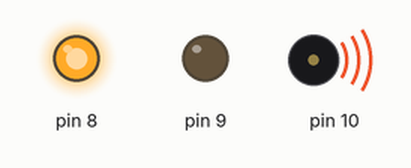
Bench run of a sketch on a simulated Arduino Uno, built with avr-gcc and run on an emulated ATmega328P. On the bench: output pins drawn as LEDs (lit = HIGH), buzzer (waves = sounding).

Above: at 0.15 s.
At 2.25 s:
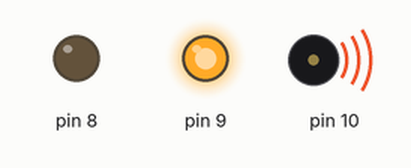
Timing chart, 0 to 3.0 s (numbered marks = the images above):
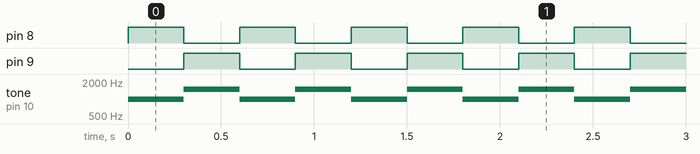

The sketch:

giroflex.ino
```cpp
void setup() {
  pinMode(8, OUTPUT);
  pinMode(9, OUTPUT);
  pinMode(10, OUTPUT);
}

void loop() {
  digitalWrite(8, HIGH);
  digitalWrite(9, LOW);
  tone(10, 1000);
  delay(300);

  digitalWrite(8, LOW);
  digitalWrite(9, HIGH);
  tone(10, 1500);
  delay(300);
}
```

Measured:
- by itself, pin 8, pin 9: alternates HIGH for 0.30 s and LOW for 0.30 s
- by itself, tone on pin 10: alternates 1500 Hz for 0.30 s and 1000 Hz for 0.30 s
